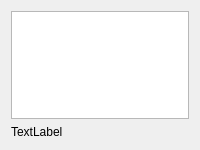
<?xml version="1.0" encoding="UTF-8"?>
<ui version="4.0">
 <class>message</class>
 <widget class="QWidget" name="message">
  <property name="geometry">
   <rect>
    <x>0</x>
    <y>0</y>
    <width>200</width>
    <height>150</height>
   </rect>
  </property>
  <property name="sizePolicy">
   <sizepolicy hsizetype="Preferred" vsizetype="Preferred">
    <horstretch>0</horstretch>
    <verstretch>0</verstretch>
   </sizepolicy>
  </property>
  <property name="maximumSize">
   <size>
    <width>16777215</width>
    <height>150</height>
   </size>
  </property>
  <property name="windowTitle">
   <string>Form</string>
  </property>
  <layout class="QGridLayout" name="gridLayout">
   <item row="1" column="0">
    <widget class="QLabel" name="time">
     <property name="maximumSize">
      <size>
       <width>16777215</width>
       <height>15</height>
      </size>
     </property>
     <property name="text">
      <string>TextLabel</string>
     </property>
    </widget>
   </item>
   <item row="0" column="0">
    <widget class="QTextBrowser" name="messageLabel">
     <property name="sizePolicy">
      <sizepolicy hsizetype="Expanding" vsizetype="Preferred">
       <horstretch>0</horstretch>
       <verstretch>0</verstretch>
      </sizepolicy>
     </property>
    </widget>
   </item>
  </layout>
 </widget>
 <resources/>
 <connections/>
</ui>
